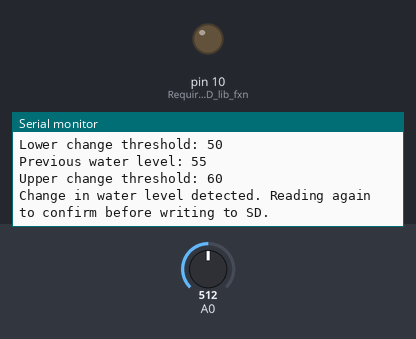
Recording of a sketch running on a simulated Arduino Uno, built with avr-gcc and run on an emulated ATmega328P. Parts: output pins drawn as LEDs (lit = HIGH), the last lines printed to the serial monitor. The inputs (shaded band) are chosen by the test bench; at power-on: A0 = 512. Storage starts empty; the modem accepts every AT command (registered, SIM ready, sends succeed) and sends nothing else.

Above: at 2.2 s.
2.3 s: A0 set to 49
At 6.7 s:
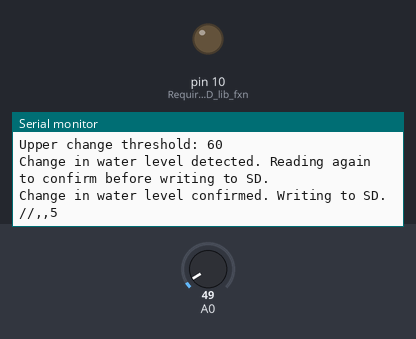
7.6 s: A0 set to 43
At 16.1 s:
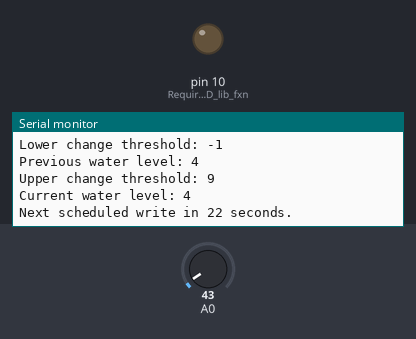

The sketch:

MERGE_DTH2O_ChkChgBROKEN_111214_647pm.ino
```cpp
/*  Framework for debugging individual program elements  */

#include <SoftwareSerial.h>
#include <SD.h>

#define rxPin 7
#define txPin 8

const int chipSelect = 10;

SoftwareSerial gprsSerial(rxPin, txPin);

String rawDateTime;
String timeString;
String dateString;
String fullDataString;

int h2oLevel = 0;
const int h2oChangeTrigger = 5;
int h2oLastLevel = 0;
int h2oChangeHigh = 0;
int h2oChangeLow = 0;

unsigned long currTimer = 0;
unsigned long prevTimer = 0;
unsigned long interval = 30000;

void clearStrings() {
  dateString = "";
  timeString = "";
  fullDataString = "";
}

void concatStrings() {
  fullDataString += dateString;
  fullDataString += ",";
  fullDataString += timeString;
  fullDataString += ",";
  fullDataString += h2oLevel;
}

void gprsBootLoop() {
  while(dateString == 0) {
    getDateTime();
    delay(1000);
  }
  //dateLong();
  //Serial.println(dateLongString);
  clearStrings();
}

void setup() {
  pinMode(rxPin, INPUT);
  pinMode(txPin, OUTPUT);
  pinMode(10, OUTPUT);  // Required for SD lib fxn

  Serial.begin(19200);
  gprsSerial.begin(19200);

  gprsBootLoop();

  h2oLevelRead();
  h2oLastLevel = h2oLevel;
  h2oCalcChangeInterval();

  if (!SD.begin(chipSelect)) {
    Serial.println("Card failed, or not present.");
    return;
  }
  Serial.println("SD card initialized.");
  Serial.println();
}

void loop() {
  currTimer = millis();

  if(currTimer - prevTimer < interval) {
    h2oLevelRead();
    if(h2oCheckChange() == 0) {
      Serial.print("Current water level: ");
      Serial.println(h2oLevel);
      Serial.print("Next scheduled write in ");
      int nextWrite = (interval - (currTimer - prevTimer)) / 1000;
      Serial.print(nextWrite);
      Serial.println(" seconds.");
      Serial.println();
    }
    else {
      Serial.println("Change in water level confirmed. Writing to SD.");
      h2oWriteSD();
    }
  }
  else {
    h2oWriteSD();
  }
  delay(2000);
}

void getDateTime() {
  gprsSerial.println("AT+CCLK?");  // Request date and time from GPRS
  if(gprsSerial.available()) {  // If data is coming from GPRS
    while(gprsSerial.available()) {  // Read the data into string from incoming bytes while they're available
      char c = gprsSerial.read();  // Read each byte sent, one at a time, into storage variable
      rawDateTime += c;  // Add character to the end of the data string to be written to SD later
    }
    parseDateTime();
  }
}

void parseDateTime() {
  String year = "";
  String month = "";
  String day = "";

  for(int y = 8; y < 10; y++)
    year += String(rawDateTime.charAt(y));
  for(int m = 11; m < 13; m++)
    month += String(rawDateTime.charAt(m));
  for(int d = 14; d < 16; d++)
    day += String(rawDateTime.charAt(d));
  for(int t = 17; t < 25; t++)
    timeString += String(rawDateTime.charAt(t));

  rawDateTime = "";

  dateString += String(month);
  dateString += "/";
  dateString += String(day);
  dateString += "/";
  dateString += String(year);
}

void h2oLevelRead() {
  int h2oReadVal = analogRead(A0);
  h2oLevel = h2oReadVal / 9.22;  // Divide by (MaximumPossibleReading / 100) for 0-100 scale
}

void h2oCalcChangeInterval() {
  h2oChangeHigh = h2oLastLevel + h2oChangeTrigger;
  h2oChangeLow = h2oLastLevel - h2oChangeTrigger;
}

int h2oCheckChange() {
  Serial.println("Checking for change in water level.");
  Serial.print("Lower change threshold: ");
  Serial.println(h2oChangeLow);
  Serial.print("Previous water level: ");
  Serial.println(h2oLastLevel);
  Serial.print("Upper change threshold: ");
  Serial.println(h2oChangeHigh);
  if(h2oChangeLow << h2oLevel << h2oChangeHigh)
    return 0;
  else {
    Serial.println("Change in water level detected. Reading again to confirm before writing to SD.");
    delay(5000);
    h2oLevelRead();
    if(h2oChangeLow << h2oLevel << h2oChangeHigh)
      return 0;
    else
      return 1;
  }
}

void h2oWriteSD() {
  getDateTime();

  h2oLevelRead();
  h2oLastLevel = h2oLevel;

  concatStrings();
  //Serial.println(fullDataString);

  sdWriteData();
  Serial.println();

  h2oCalcChangeInterval();

  prevTimer = currTimer;

  clearStrings();
}

void sdWriteData() {
  File dataFile = SD.open("NEWDATA.TXT", FILE_WRITE);  // Open data file, with full privileges, for writing
  if(dataFile) {  // If file on SD card is opened successfully
    dataFile.println(fullDataString);  // Print dataString to it
    dataFile.close();  // Close the data file and proceed
    Serial.println(fullDataString);
  }
  else {
    Serial.println("Error opening file while attempting to write to SD.");  // If data file can't be opened, produce an error message
  }
}
```

Measured:
- the behaviour switches between 47 and 46 on A0 (found by bisection; images 1 and 2)
- after the input at 2.3 s, the serial monitor: prints a new line after 3.8 s (image 1)
- after the input at 7.6 s, the serial monitor: prints a new line after 5.6 s (image 2)
